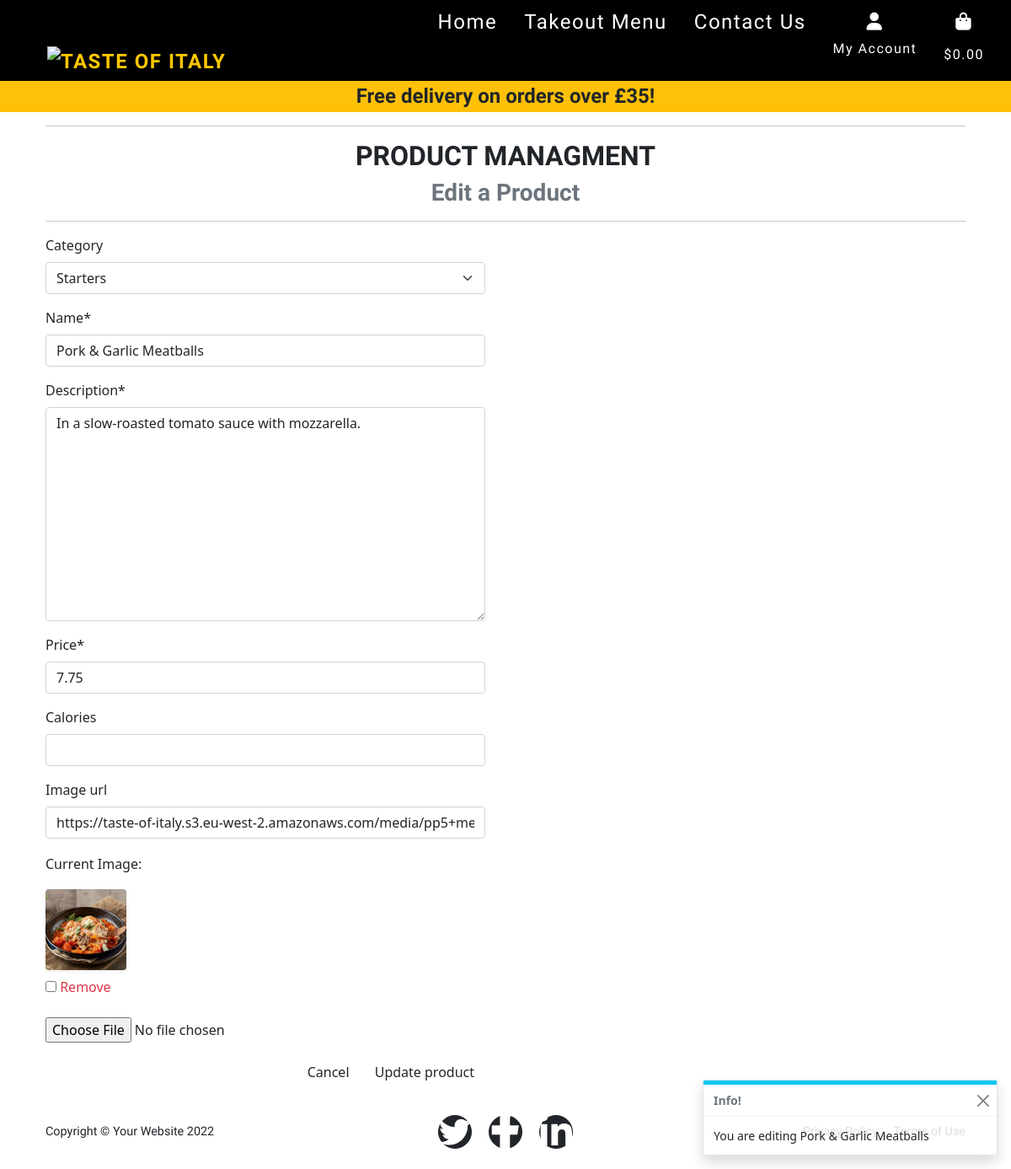
/menu/edit/3 (signed in), run on an earlier commit of the app's database.
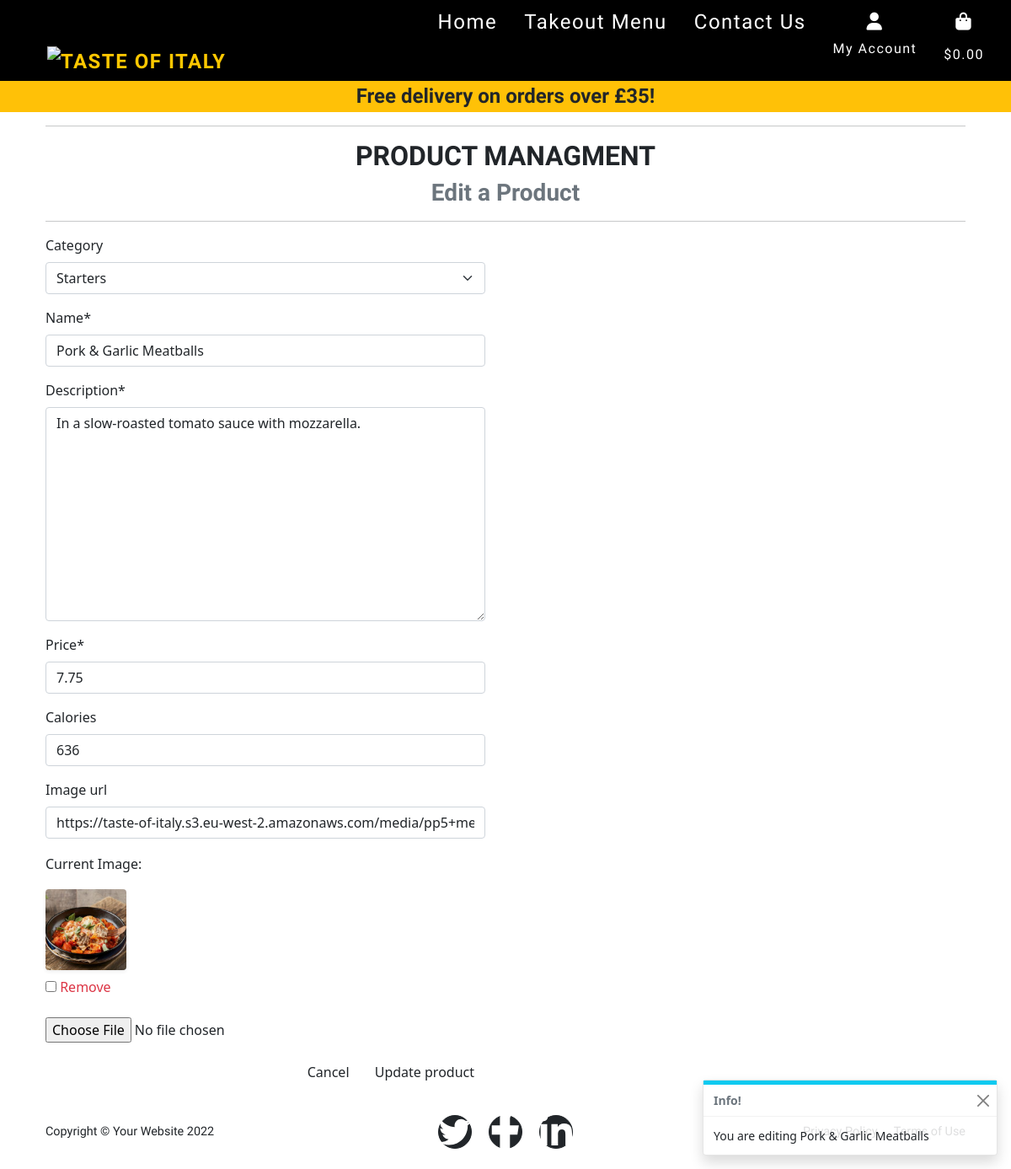
And on a later commit of the database.
### food_products/models.py (models this page shows, shortened)
class FoodProduct(models.Model):
    category = models.ForeignKey(
        'FoodCategory', null=True, blank=True, on_delete=models.SET_NULL)
    name = models.CharField(max_length=254)
    description = models.TextField()
    price = models.DecimalField(max_digits=6, decimal_places=2)
    calories = models.IntegerField(null=True, blank=True)
    image_url = models.URLField(max_length=1024, null=True, blank=True)
    image = models.ImageField(null=True, blank=True)

### food_products/views.py (the view)
# urls.py: path('edit/<int:product_id>', views.edit_product, name='edit_product'),
@login_required
def edit_product(request, product_id):
    if not request.user.is_superuser:
        messages.error(request, 'You dont have permission to enter this page.')
        return redirect(reverse('home'))
    product = get_object_or_404(FoodProduct, pk=product_id)
    if request.method == 'POST':
        form = ProductForm(request.POST, request.FILES, instance=product)
        if form.is_valid():
            form.save()
            messages.success(request, f'Successfully edited {product.name}')
            return redirect(reverse('all_products'))
        else:
            messages.error(
                request, f'Failed to update {product.name}. Please ensure the form is valid')
    else:
        form = ProductForm(instance=product)
        messages.info(request, f'You are editing {product.name}')
    template = 'menu/edit_product.html'
    context = {
        'form': form,
        'product': product
    }
    return render(request, template, context)

### food_products/forms.py
class ProductForm(forms.ModelForm):
    class Meta:
        model = FoodProduct
        fields = '__all__'
    image = forms.ImageField(label='Image', required=False, widget=CustomClearableFileInput)
    def __init__(self, *args, **kwargs):
        super().__init__(*args, **kwargs)
        categories = FoodCategory.objects.all()
        friendly_names = [(c.id, c.get_friendly_name()) for c in categories]
        self.fields['category'].choices = friendly_names

### food_products/models.py (called while the page is built)
    def get_friendly_name(self):
        return self.friendly_name

### food_products/templates/menu/edit_product.html (shortened to what this page needs)
{% extends "base.html" %}
{% load static %}
{% block content %}
<div class="container mb-2 text-center">
    <div class="row">
        <div class="col">
            <hr>
            <h2 class="section-heading text-uppercase">Product Managment</h2>
            <h3 class="section-subheading text-muted">Edit a Product</h3>
            <hr>
        </div>
    </div>
    <div class="row w-50">
        <div class="col">
            <form method="POST" action="{% url 'edit_product' product.id %} " class="form text-start" enctype="multipart/form-data">
                {% for field in form %}
                {% if field.name != 'image' %}
                {{ field | as_crispy_field }}
                {% else %}
                {{ field }}
                {% endif %}
                {% endfor %}
                <div class="text-end">
                    <a href="{% url 'menu' %}" class="btn">Cancel</a>
                    <button class="btn" type="submit">Update product</button>
                </div>
            </form>
        </div>
    </div>
</div>
{% endblock %}

What changed in the data, as far as the page shows it:
changed FoodProduct "Starters": calories (not shown) → "636"
